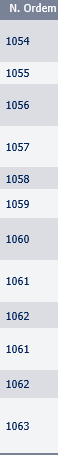
#> input picture test/data/input/ex_001.png, 58 x 455 px; its folder holds only this picture in this run
$ jupyter execute --allow-errors object_detection_original.ipynb
#> lines starting #> are read from the running program, lines starting #| are printed output that depends on the picture; after the words box and inside, x2 and y2 are one past the last pixel; in counts of white or black regions, pixels touching at a corner belong together
### controllers/functions_object_detection.py
#!/usr/bin/env python
# coding: utf-8

# In[1]:
def create_path(path):
#> further down, img is the input picture: shape (455, 58, 3); mean B, G, R 228.8, 222.6, 219.7
    import os
    import shutil
    if not os.path.exists(path):
        print('PATH', path)
        os.makedirs(path)
    else:
        shutil.rmtree(path)
        os.makedirs(path)
    return None

def preprocess_orig_img(img1):
    from cv2 import cv2
    import numpy as np
    gray = cv2.cvtColor(img1, cv2.COLOR_BGR2GRAY)
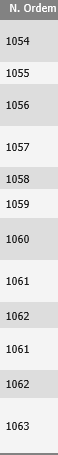
#> gray: shape (455, 58); min 31, max 255, mean 222.4
    thresh = cv2.adaptiveThreshold(gray, 255, cv2.ADAPTIVE_THRESH_GAUSSIAN_C  , cv2.THRESH_BINARY_INV, 3, 1)
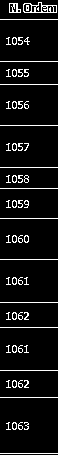
#> thresh: shape (455, 58); 7.2% white in thin lines or dots


    return thresh,gray

def preprocess_tesseract_img(imgt,blur,thb,ths):
    from cv2 import cv2
    import numpy as np
    gray = cv2.cvtColor(imgt.copy(), cv2.COLOR_BGR2GRAY)
    blur_char = cv2.bilateralFilter(gray, blur,blur, blur) #90, 90, 90
    thresh = cv2.adaptiveThreshold(blur_char, 255, cv2.ADAPTIVE_THRESH_GAUSSIAN_C  , cv2.THRESH_BINARY_INV, thb, ths)
    return thresh


def get_horizodal_lines(img2,size): #thresh, size of line
#> called with size = 25
    import numpy as np
    from cv2 import cv2
    horizontal = img2.copy()
    rows,cols = horizontal.shape
#> rows = 455; cols = 58
    horizontalsize = int(cols / size)
#> horizontalsize = 2
    horizontalStructure = cv2.getStructuringElement(cv2.MORPH_RECT, (horizontalsize,1))
#> horizontalStructure = [[1, 1]]
    horizontal = cv2.erode(horizontal, horizontalStructure, (-1, -1))
#> horizontal: shape (455, 58); 4.9% white in thin lines or dots
    horizontal = cv2.dilate(horizontal, horizontalStructure, (-1, -1))
#> horizontal: shape (455, 58); 6% white in thin lines or dots
#> in mask_morph, `horizontal_inv = cv2.bitwise_not(img4_src)`: horizontal_inv: shape (455, 58); 94% white; black in thin lines or dots
#> in mask_morph, `masked_img = cv2.bitwise_and(img5_out, img5_out, mask=horizontal_inv)`: masked_img: shape (455, 58); 2.3% white in thin lines or dots, all inside (x1, y1, x2, y2) = (6, 2, 57, 430)
    return horizontal


def get_vertical_lines(img3,size): #thresh, size of line
#> called with size = 50
    import numpy as np
    from cv2 import cv2
    vertical = img3.copy()
    rows,cols = vertical.shape
#> rows = 455; cols = 58
    verticalsize = int(rows / 50)
#> verticalsize = 9
    verticalStructure = cv2.getStructuringElement(cv2.MORPH_RECT, (1, verticalsize))
#> verticalStructure = [1, 1, 1, 1, 1, 1, 1, 1, 1]
    vertical = cv2.erode(vertical, verticalStructure, (-1, -1))
#> vertical: shape (455, 58); 0.04% white in thin lines or dots, all inside (x1, y1, x2, y2) = (9, 6, 42, 9)
    vertical = cv2.dilate(vertical, verticalStructure, (-1, -1))
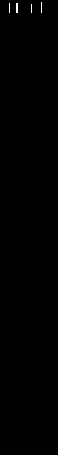
#> vertical: shape (455, 58); 0.19% white in thin lines or dots, all inside (x1, y1, x2, y2) = (9, 2, 42, 13)
    return vertical


def mask_morph(img4_src, img5_out):
    from cv2 import cv2
    import  numpy as np
    #inverse the image, so that lines are black for masking
    horizontal_inv = cv2.bitwise_not(img4_src)
    #perform bitwise_and to mask the lines with provided mask
    masked_img = cv2.bitwise_and(img5_out, img5_out, mask=horizontal_inv)
    #reverse the image back to normal
    #masked_img_inv = cv2.bitwise_not(masked_img)
    return masked_img

def expot(img8):
    multi= img8.shape[0]* img8.shape[1]

    if multi < 40000:
        par= 0.04

    elif 39999 <multi < 100000:
        par= 0.02

    elif 99999 < multi < 200000:
        par= 0.01

    elif 199999 <multi < 800000:
        par= 0.006

    else:
        par= 0.002 #0.001

    return par


def wide_white_contours(img6,iss,js): #increase the space of the white pixels to boost lines
#> called with iss = 18, js = 2
    iss=int(iss/2)
    for i in range(iss,(img6.shape[0]-iss)):
        for j in range (js,(img6.shape[1]-int(2.5*js))):
            if img6[i][j]>250:
                for kj in range (j-js,j+int(2.5*js)):
                    for  ki in range(i-1, i+1):
                        img6[ki][kj]=250   #ki
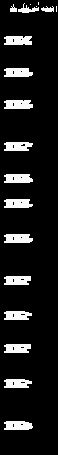
#> img6: shape (455, 58); min 0, max 255, mean 27
    return img6


def remove_noise(img7):
    from cv2 import cv2
    contours, hierarchy = cv2.findContours(img7,cv2.RETR_EXTERNAL, cv2.CHAIN_APPROX_NONE)
#> contours = 19 contours, 4 with area under 20; largest, box (x1, y1, x2, y2) and area: (4, 100, 33, 109) 198, (4, 174, 33, 183) 198, (4, 234, 33, 243) 196, (4, 421, 33, 430) 196, (4, 68, 33, 77) 194
    for cnt in contours:
        x,y,w,h = cv2.boundingRect(cnt)
        if w < 10 and h < 10:
            z=0
            img7[y-z:y+h+z,x-z:x+w+z]= 0
        if  h < 6 or w < 14 : #12
            z=0
            img7[y-z:y+h+z,x-z:x+w+z]= 0
#> this loop made 19 passes
#> (cnt, x, y, w, h) on pass 19: ([[38, 2], [38, 3], [38, 4], [38, 3]], 38, 2, 1, 3)
#> (x, y, w, h) on passes 1 to 6: (4, 421, 29, 9), (4, 379, 28, 9), (4, 344, 27, 9), (4, 311, 28, 9), (4, 276, 27, 9), (4, 234, 29, 9)
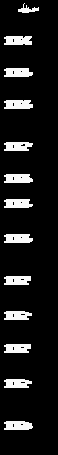
#> img7: shape (455, 58); 0.37% of pixels changed, all inside (x1, y1, x2, y2) = (10, 2, 57, 12)
    return img7


def extract_contoured_image_1(img9, img10,zy,zx,ps, pb):# source, noised
#> called with zy = 0, zx = 0, ps = 0.2, pb = 0.8
    from cv2 import cv2
    import numpy as np
    import math
    img10v2=img10.copy()
    img10v3=img10.copy()
    contours, hierarchy = cv2.findContours(img10.copy(),cv2.RETR_EXTERNAL, cv2.CHAIN_APPROX_NONE)
#> contours = 13 contours; largest, box (x1, y1, x2, y2) and area: (4, 100, 33, 109) 198, (4, 174, 33, 183) 198, (4, 234, 33, 243) 196, (4, 421, 33, 430) 196, (4, 68, 33, 77) 194
    sorted_ctrs = sorted(contours, key=lambda ctr: cv2.boundingRect(ctr)[0])
#> sorted_ctrs has the same summary as contours
    for c in sorted_ctrs:
            x,y,w,h = cv2.boundingRect(c)
            z=0
            img10[y-zy:y+h+zy,x-zx:x+w+zx]= 255
#> this loop made 13 passes
#> (x, y, w, h) on passes 1 to 12: (4, 421, 29, 9), (4, 379, 28, 9), (4, 344, 27, 9), (4, 311, 28, 9), (4, 276, 27, 9), (4, 234, 29, 9), (4, 199, 29, 9), (4, 174, 29, 9), (4, 142, 29, 9), (4, 100, 29, 9), (4, 68, 29, 9), (4, 36, 28, 9)
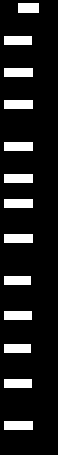
#> img10: shape (455, 58); 12.4% white; 13 white regions

    masked_img = cv2.bitwise_or(img9,img9,mask=img10)
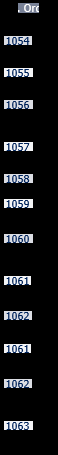
#> masked_img: shape (455, 58, 3); mean of channels 0, 1, 2 24.2, 21.9, 20.6; drawn as B, G, R
    masked_img_weighted_big = cv2.addWeighted(img9,ps,masked_img,pb,0)
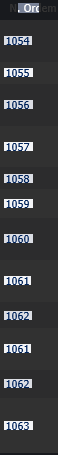
#> masked_img_weighted_big: shape (455, 58, 3); mean B, G, R 64.8, 62.1, 60.7
    #########################################
    contoursb, hierarchyb = cv2.findContours(img10.copy(),cv2.RETR_EXTERNAL, cv2.CHAIN_APPROX_NONE)
#> contoursb = 13 contours; largest, box (x1, y1, x2, y2) and area: (4, 421, 33, 430) 224, (4, 234, 33, 243) 224, (4, 199, 33, 208) 224, (4, 174, 33, 183) 224, (4, 142, 33, 151) 224
    sorted_ctrsb = sorted(contoursb, key=lambda ctr: cv2.boundingRect(ctr)[0])
#> sorted_ctrsb has the same summary as contoursb

    for c in sorted_ctrsb:
            x,y,w,h = cv2.boundingRect(c)

            if 50 < int((w-h)*100/h):#w-h apo 7 ews 9
                img10v2[y-z:y+h+z,x-z:x+w+z]= 255
                img10v3[y-z:y+h+z,x-z:x+w+z]= 0
            else:
                img10v3[y-z:y+h+z,x-z:x+w+z]= 255
                img10v2[y-z:y+h+z,x-z:x+w+z]= 0
#> img10v3: shape (455, 58); 10.42% of pixels changed, all inside (x1, y1, x2, y2) = (4, 3, 39, 430)

    masked_imgf = cv2.bitwise_or(img9,img9,mask=img10v2)
    masked_img_weighted_bigf = cv2.addWeighted(img9,ps,masked_imgf,pb,0)

    masked_imgfs= cv2.bitwise_or(img9,img9,mask=img10v3)
#> masked_imgfs: shape (455, 58, 3); every value is 0
    masked_img_weighted_bigfs = cv2.addWeighted(img9,ps,masked_imgfs,pb,0)
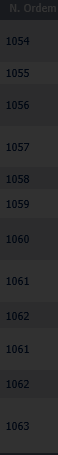
#> masked_img_weighted_bigfs: shape (455, 58, 3); mean B, G, R 45.5, 44.5, 44.2


    return  masked_img, masked_img_weighted_big,masked_imgf,masked_img_weighted_bigf,masked_imgfs,masked_img_weighted_bigfs,img10v2


def extract_contoured_image_2(img12,img11,zy,zx,ps, pb):# source, masked_imgf

#> called with zy = 0, zx = 0, ps = 0.2, pb = 0.8
    from cv2 import cv2
    import numpy as np

    z=0
    contours, hierarchy = cv2.findContours(img11.copy(),cv2.RETR_EXTERNAL, cv2.CHAIN_APPROX_NONE)
#> contours has the same summary as contoursb in extract_contoured_image_1
    sorted_ctrs = sorted(contours, key=lambda ctr: cv2.boundingRect(ctr)[0])
#> sorted_ctrs has the same summary as contoursb in extract_contoured_image_1
    thresh,gray=preprocess_orig_img(img12)
    for c in sorted_ctrs:
            x,y,w,h = cv2.boundingRect(c)
            threshcut=thresh[y-z:y+h+z,x-z:x+w+z]
            list_white=[]
            list_black=[]
            for i in range(0,int(threshcut.shape[0])):
                numBlackPixel=None
                numWhitePixel=None
                numBlackPixel = len(np.extract(threshcut[i]==0, threshcut[i]))
                numWhitePixel = len(np.extract(threshcut[i]==255, threshcut[i]))

                list_white.append(numWhitePixel)
                list_black.append(numBlackPixel)
            numBlackPixel=sum(list_black)
            numWhitePixel=sum(list_white)

            if numBlackPixel==0 or numBlackPixel==255:
                 img11[y-z:y+h+z,x-z:x+w+z]= 0


            masked_imgf2 = cv2.bitwise_or(img12,img12,mask=img11)
            masked_img_weighted_bigf2 = cv2.addWeighted(img12,ps,masked_imgf2,pb,0)
#> this loop made 13 passes
#> (x, y, w, h, numBlackPixel, numWhitePixel) on passes 1 to 12: (4, 421, 29, 9, 185, 76), (4, 379, 28, 9, 174, 78), (4, 344, 27, 9, 172, 71), (4, 311, 28, 9, 174, 78), (4, 276, 27, 9, 172, 71), (4, 234, 29, 9, 183, 78), (4, 199, 29, 9, 181, 80), (4, 174, 29, 9, 182, 79), (4, 142, 29, 9, 186, 75), (4, 100, 29, 9, 183, 78), (4, 68, 29, 9, 180, 81), (4, 36, 28, 9, 175, 77)
    return  masked_imgf2,masked_img_weighted_bigf2,img11


def extract_object(img14,img13,p,path_object):
#> called with p = 'ex_001.png'
    from cv2 import cv2
    obj={}
    obj['idi'] = p
    lines=[]
    coordinates=[]
    coordinates_line=[]
    text=[]
    sub_coordinates=[]
    contours, hierarchy = cv2.findContours(img13.copy(),cv2.RETR_EXTERNAL, cv2.CHAIN_APPROX_NONE)
#> contours has the same summary as contoursb in extract_contoured_image_1
    sorted_ctrs = sorted(contours, key=lambda ctr: cv2.boundingRect(ctr)[0])
#> sorted_ctrs has the same summary as contoursb in extract_contoured_image_1
    thresh=preprocess_tesseract_img(img14.copy(),0,11,9)
#> in preprocess_tesseract_img, `thresh = cv2.adaptiveThreshold(blur_char, 255, cv2.ADAPTIVE_THRESH_GAU..`:
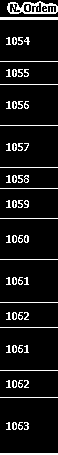
#> thresh: shape (455, 58); 9.1% white in thin lines or dots
    idxc=0
    print(thresh.shape)
#| (455, 58)
    for c in sorted_ctrs:
        x,y,w,h = cv2.boundingRect(c)
        zy=3
        zx=3
        while 0>(y-zy) or (y+h+zy)>thresh.shape[0]:
            zy-=1

        while 0>(x-zx) or (x+w+zx)>thresh.shape[1]:
            zx-=1

        line_coordinates = [y-zy, y+h+zy, x-zx, x+w+zx]
        line = img14[line_coordinates[0]:line_coordinates[1],line_coordinates[2]:line_coordinates[3]]
        #line=img14[y-zy:y+h+zy,x-zx:x+w+zx]
        cv2.imwrite(path_object+str(idxc) + '.png', line)
        idxc+=1
        lines.append(line)
        coordinates.append([x,y,w,h])
        coordinates_line.append(line_coordinates)
        text.append('')
        sub_coordinates.append([0,0])
#> this loop made 13 passes
#> (x, y, w, h, line_coordinates) on passes 1 to 12: (4, 421, 29, 9, [418, 433, 1, 36]), (4, 379, 28, 9, [376, 391, 1, 35]), (4, 344, 27, 9, [341, 356, 1, 34]), (4, 311, 28, 9, [308, 323, 1, 35]), (4, 276, 27, 9, [273, 288, 1, 34]), (4, 234, 29, 9, [231, 246, 1, 36]), (4, 199, 29, 9, [196, 211, 1, 36]), (4, 174, 29, 9, [171, 186, 1, 36]), (4, 142, 29, 9, [139, 154, 1, 36]), (4, 100, 29, 9, [97, 112, 1, 36]), (4, 68, 29, 9, [65, 80, 1, 36]), (4, 36, 28, 9, [33, 48, 1, 35])
#> after the loop, coordinates = [[4, 421, 29, 9], [4, 379, 28, 9], [4, 344, 27, 9], [4, 311, 28, 9], [4, 276, 27, 9], [4, 234, 29, 9], [4, 199, 29, 9], [4, 174, 29, 9], [4, 142, 29, 9], [4, 100, 29, 9], [4, 68, 29, 9], [4, 36, 28, 9], [18, 3, 21, 10]]; coordinates_line = [[418, 433, 1, 36], [376, 391, 1, 35], [341, 356, 1, 34], [308, 323, 1, 35], [273, 288, 1, 34], [231, 246, 1, 36], [196, 211, 1, 36], [171, 186, 1, 36], [139, 154, 1, 36], [97, 112, 1, 36], [65, 80, 1, 36], [33, 48, 1, 35], [0, 16, 15, 42]]; idxc = 13; lines = 13 items; sub_coordinates = [[0, 0], [0, 0], [0, 0], [0, 0], [0, 0], [0, 0], [0, 0], [0, 0], [0, 0], [0, 0], [0, 0], [0, 0], [0, 0]]; text = ['', '', '', '', '', '', '', '', '', '', '', '', '']
#> `lines,temp_object= extract_object(img.copy(),filter1_f2,p,path_objs)`: lines = 13 items; temp_object = 6 items

    obj['coordinates']=coordinates
    obj['coordinates_line']=coordinates_line
    obj['line_images']=lines
    obj['ocr_text']=text
    obj['sub_coordinates']=sub_coordinates
    return lines,obj


def write_images_pre(masked_imgf2,masked_img_weighted_bigf2,p):
    from cv2 import cv2

    cv2.imwrite('.\\app_output\\filtered\\output_all\\'+p+'.png', masked_imgf2)
    cv2.imwrite('.\\app_output\\filtered\\output_all_br\\'+p+'.png', masked_img_weighted_bigf2)

    #return print('written done')
    return

### controllers/recogntition.py
#!/usr/bin/env python
# coding: utf-8

# In[1]:


#inputs
import os
parent_directory = os.path.abspath('')
root = os.path.abspath(os.path.join(parent_directory, os.pardir))
data_folder = '01-Data'
classifiers_folder = '02-Classifiers'
gan_char_models_folder = 'models_char_gan'
model_digits_letters_name = 'class_char_model_{}.h5'
mixed_models_folder = 'models_mixed'
model_symbols_letters_name = 'model_0symbol_1letter.h5'
model_0_oO_name = 'model_0_oO.h5'

characters_folder = 'characters'
test_images_folder = os.path.join(parent_directory, characters_folder)
character_to_test = '{}.png'


# In[2]:


root


# In[ ]:


# In[3]:


from functions_score import *
from functions_char_preparation import *
import shutil
import cv2
import numpy as np
import tensorflow as tf
import string
import pandas as pd
import keras.backend as K #clear RAM
import docx


# In[4]:


cwd = os.getcwd()
cwd


# In[5]:


characters_all = list(string.printable)[:-6] #+['ç']# <
j=-1
dict_target=[]
for char in characters_all:
    j=j+1
    dict_target.append([char,ord(char),j])
dictionar=pd.DataFrame(dict_target).rename(columns={0:'Actual_char',1:'Actual_num',2:'Actual_id'})

dictionar_symbols=dictionar[62:94]
dictionar_letters=dictionar[0:62]
#print('dictionar_symbols', dictionar_symbols)
# print('dictionar_letters', dictionar_letters)


gan_char_models_path = os.path.join(root, classifiers_folder, gan_char_models_folder, model_digits_letters_name)
#gan_char_models_path.replace('%s', ord(char))
for char in characters_all[0:62]:
    print(char)

    #model_temp=tf.keras.models.load_model('C:\\Users\\Administrator\\OCR\\Final\\02-Classifiers\\models_char_gan\\32_\\class_char_model_%s.h5'%(ord(char)))
    gan_char_models_filename = gan_char_models_path.format(ord(char))
    print('gan_char_models_filename', gan_char_models_filename)
    model_temp=tf.keras.models.load_model(gan_char_models_filename)
    #creates variable name dynamically
    exec(f'model_letters{ord(char)} = model_temp')
    K.clear_session()

mixed_models_path = os.path.join(root, classifiers_folder, mixed_models_folder)
for char in characters_all[62:94]:
    print(char)

    # model_temp=tf.keras.models.load_model('C:\\Users\\Administrator\\OCR\\Final\\02-Classifiers\\\models_char_gan\\32_\\class_char_model_%s.h5'%(ord(char)))
    gan_char_models_filename = gan_char_models_path.format(ord(char))
    print('gan_char_models_filename', gan_char_models_filename)
    model_temp=tf.keras.models.load_model(gan_char_models_filename)
    #creates variable name dynamically
    exec(f'model_symbols{ord(char)} = model_temp')
    K.clear_session()

    #model_symbols_letters=tf.keras.models.load_model('C:\\Users\\Administrator\\OCR\\Final\\02-Classifiers\\\models_mixed\\model_0symbol_1letter.h5')
    model_symbols_letters_path = os.path.join(mixed_models_path, model_symbols_letters_name)
    model_symbols_letters=tf.keras.models.load_model(model_symbols_letters_path)

#0 takes 0 ,oO takes 1
#model_0_oO =tf.keras.models.load_model('C:\\Users\\Administrator\\OCR\\Final\\02-Classifiers\\\models_mixed\\model_0_oO.h5')
model_0_oO_path = os.path.join(mixed_models_path, model_0_oO_name)
model_0_oO =tf.keras.models.load_model(model_0_oO_path)

#threshold for _,-
from pandas import DataFrame
pd_=DataFrame(np.arange(0,32,1))
Q1_ = pd_.quantile(0.25)
Q3_ = pd_.quantile(0.75)
IQR_ = Q3_ - Q1_

############################################################################################################################################################

# [184 lines left out: functions show_wait_destroy, output, char_detection, not called in this run]


# In[9]:


from functions_score import *
from functions_char_preparation import *


# In[10]:


'''
caracteres com problemas
132
140
147
186
194
233
241
280
288
'''
unhandledChars = [140, 147, 186, 194, 233, 241, 280, 288]


# In[11]:


dictionar


# In[12]:


test_char_list = range(1, 560)
for test_char in test_char_list:
    if not test_char  in unhandledChars:
        test_char = str(test_char)
        print('test_char', test_char)
        test_char_image = os.path.join(test_images_folder, character_to_test.format(test_char))
        print('test_char_image', test_char_image)
        img = cv2.imread(test_char_image)
        #print('img', img)
        #img = cv2.imread('C:\\Users\\Administrator\\OCR\\Final\\04-Recognition\\characters\\2.png')

        sorted_ctrs = char_preprocessing_step_1(img)
        #print('sorted_ctrs', sorted_ctrs)
        new_sorted_ctrs = char_preprocessing_step_2(sorted_ctrs,img)
        print('new_sorted_ctrs', new_sorted_ctrs)
        temp_max_yh,temp_min_y = char_preprocessing_step_3(new_sorted_ctrs) #normalize height
        print('temp_max_yh', temp_max_yh)
        print('temp_min_y', temp_min_y)
        char_image,char_image_nh = char_preprocessing_step_4(img,new_sorted_ctrs,temp_max_yh,temp_min_y)

        # [4 lines of commented-out code are left out]
        text_char = char_detection(char_image[0],char_image_nh[0],dictionar,Q1_,Q3_)
        #print('text_char', text_char)


# In[ ]:

### controllers/object_detection_original.ipynb
[cell 1]
#DEPENDENCIES
#######################################################################################################################
import sys
sys.path.insert(0, '..')
from functions_object_detection import *
from functions_line_detection import *
from config.tesseract import path_to_my_tesseract
from functions_word_detection import *
from functions_char_detection import *
from cut_to_characters import *
from utils.util_miscellaneous import changeDirectory

#dont require pip
import os
import shutil
import string
from os import listdir
from os.path import isfile, join

#require pip
import cv2
import numpy as np
import pandas as pd
import docx
import pytesseract
import re

######################################################################################################################################
#pytesseract.pytesseract.tesseract_cmd = 'C:\\Program Files\\Tesseract-OCR\\tesseract.exe'
pytesseract.pytesseract.tesseract_cmd = path_to_my_tesseract
#custom_config = r'--oem 3 --psm 6'
custom_config = r'-l por+eng --psm 6'

[cell 2]
#inputs
parent_directory = os.path.abspath('')
root = os.path.abspath(os.path.join(parent_directory, os.pardir))

data_input_folder = os.path.join(root, 'test', 'data', 'input')
data_output_folder = os.path.join(root, 'test', 'data', 'output')


#clean and create paths to save images after preprocessing
create_path(os.path.join(data_output_folder, 'filtered', 'output_all_br')) #source image preprocessing output with blured backround to compare
create_path(os.path.join(data_output_folder, 'filtered', 'output_all')) #source image preprocessing output ready to exctract objects and lines
create_path(os.path.join(data_output_folder, 'recognition')) # extracted objects, lines, and classification results


#read all the source images for recognition
#sourcepath='.\\data\\\\'
sourcepath=data_input_folder
photos = [f for f in listdir(sourcepath) if isfile(join(sourcepath, f))]

# Object detection

[cell 3]
dictionary=[]
#> (the rest of this cell did not finish here and is left out)

#> (a cell that did not finish here is left out)
